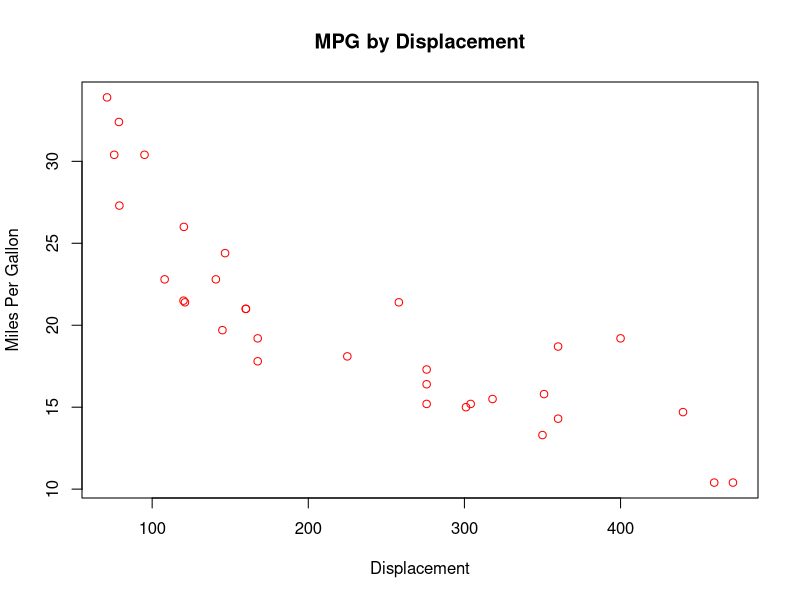

This figure's R source:
# ---------------------------------------------------------------------------------
# I. R Workspace
# ---------------------------------------------------------------------------------
# ---------------------------------------------------------------------------------
### Editor -- Where you write your programs / scripts
### Console -- Shows the commands you are writing ; you can also write directly to it
### Environment -- shows all of the objects in your current R session
### Plots, Packages, and Help -- tabs with additional info about your session

# ---------------------------------------------------------------------------------
# II. Basic Commands & Operations
# ---------------------------------------------------------------------------------
# ---------------------------------------------------------------------------------
### Assignment Operator
data.00 <- mtcars

#specific rows, columns, entries, etc. using $ and [i,j]
### accessing a specific column with the $ operator
data.00$mpg
data.00[,'mpg']

### accesssing columns with the [i,j] notation
data.00[,1]
data.00[1:5,1]

# first 5 observations
data.00[1:5,]

###head(), tail(), and str()
head(data.00) # first 6 observations
tail(data.00) # last 6 observations
str(data.00)

# ---------------------------------------------------------------------------------
###tidyverse standards and data wrangling
# ---------------------------------------------------------------------------------
# ---------------------------------------------------------------------------------
library(tidyverse)

# 1. Every column is a unique variable
# 2. Every row is a unique observation
# 3. Only keep what you need in a data set

### Working w/ what you have
filter(data.00, cyl == 4) # row subsetting function
select(data.00, mpg, cyl) # column subsetting function

data.00 %>% # piping operator
  filter(cyl == 4)

data.00 %>%
  select(mpg, cyl) %>%
  filter(cyl == 4)


### Creating something new
data.00 %>%
  mutate(mpg.per.cyl = mpg / cyl) %>%
  group_by(cyl) %>%
  summarise(mean.mpg.per.cyl = mean(mpg.per.cyl))

#Quick plot
plot(x = data.00$disp, y = data.00$mpg, xlab = 'Displacement', ylab = 'Miles Per Gallon',
     col = 'red', main = 'MPG by Displacement')
